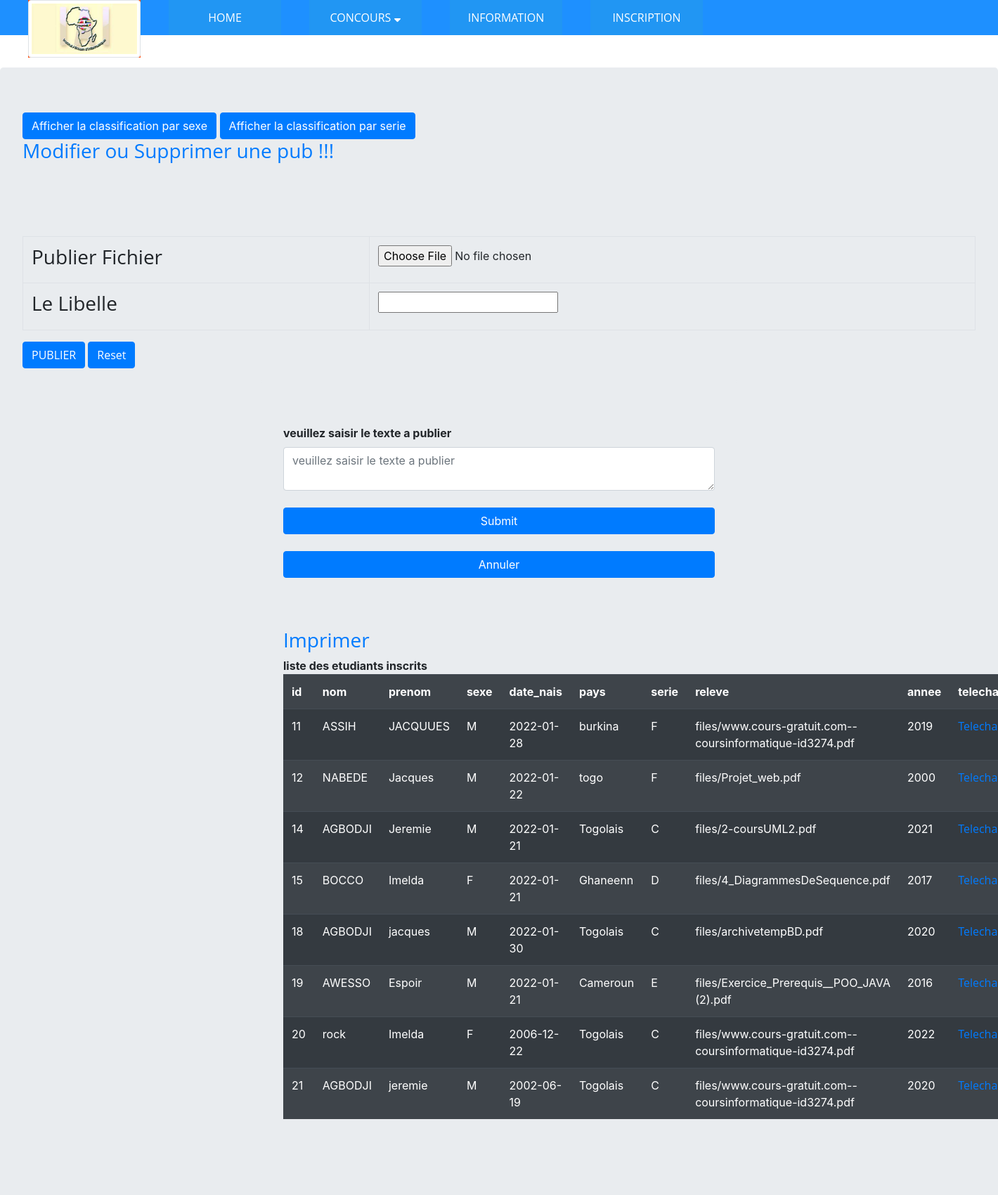
Page /projetweb1/pageAdmin.php on the committed database.
### tables this page shows
CREATE TABLE `inscrisption` (
  `nom` varchar(32) NOT NULL,
  `prenom` varchar(32) NOT NULL,
  `date_nais` date NOT NULL,
  `sexe` varchar(8) NOT NULL,
  `serie_bac` varchar(8) NOT NULL,
  `pays` varchar(8) NOT NULL,
  `releve` varchar(300) NOT NULL,
  `id` int(11) NOT NULL,
  `annee` year(4) NOT NULL
);

### projetweb1/pageAdmin.php (the view, shortened to what this page needs)
<?php
include('head.php');
?>
 <br>
     <br>
     <br>
     <br>
 <div class="col-md-12 offset-md-0 form-group jumbotron mt-10" >
 <input type="button" value="Afficher la classification par sexe" class="btn btn-primary btn-large" onClick="AfficherMasquer()" />
     <input type="button" value="Afficher la classification par serie"class="btn btn-primary btn-large" onClick="AfficherMasquer1()" />
     <br>
     <a href="comAdmin.php"> <h3> Modifier ou Supprimer une pub !!! </a>  </h3>
     <br>
     <br>
     <?php
require "connexionbd.php";
$req2=$bdd->query('select * from inscrisption ');
?>
<br>
<br>
<form method="POST" action="publier.php" enctype="multipart/form-data">
  <table  class="table  table-bordered">
  <tr>
             <td>   <h3>  Publier Fichier  </h3> </td>
             <td> <input type="file" name="fichier"> </td>
        <tr>
             <td> <h3>  Le Libelle  </h3></td>
             <td> <input type="text" name="libelle"> </td>
       </tr>
  </table>
  <p>
    <input type="submit" value="PUBLIER"  class="btn btn-primary btn-low" >
     <input type="reset" name="Annuler"  class="btn btn-primary btn-low">   </p>
</form>
     <div class="col-md-6 offset-md-3 form-group jumbotron mt-0">
<form method="post" action="text.php" enctype="multipart/form-data" >
<div>
    <label for="text"><b> veuillez saisir le texte a publier </b></label>
  <textarea class="form-control" name="info" placeholder="veuillez saisir le texte a publier"></textarea>
  </div>
  <br>
  <input type="submit" name="publier" class="btn btn-primary btn-block"><br>
   <input type="reset" value="Annuler" class="btn btn-primary btn-block"><br>
</form>
<br>
<br>
<div id='imprimer'>
        <a href="#" onClick="imprimer('imprimer')"> <h3> Imprimer </h3> </a>
<table class="table table-dark table-striped">
<b>liste des etudiants inscrits</b>
  <tr>
    <th>id</th>
    <th>nom</th>
    <th>prenom</th>
    <th>sexe</th>
    <th>date_nais</th>
    <th>pays</th>
    <th>serie</th>
    <th>releve</th>
    <th>annee</th>
    <th>telecharger</th>
  </tr>
  <?php
  while($result2=$req2->fetch())
  {
         echo "<tr>
                  <td>".$result2['id']."</td>
                      <td>".$result2['nom']."</td>
                      <td>".$result2['prenom']."</td>
                      <td>".$result2['sexe']."</td>
                      <td>".$result2['date_nais']."</td>
                      <td>".$result2['pays']."</td>
                      <td>".$result2['serie_bac']."</td>
                      <td>".$result2['releve']."</td>
                      <td>".$result2['annee']."</td>";
                      ?>
                      <td> <a href='<?php echo $result2['releve']; ?>' download=''> Telecharger </td> <?php
                echo" </tr>";
  }
  ?>
</table>
</div>
</div>
 </div>
 </body>
 </html>

### projetweb1/head.php (shortened to what this page needs)
<!DOCTYPE html>
<html lang="fr">
<head>
  <link href="style.css" rel="stylesheet" type="text/css">
  <link rel="stylesheet" href="css/bootstrap.css">
  <link rel="stylesheet" href="style.css">
  <link href="https://cdnjs.cloudflare.com/ajax/libs/font-awesome/5.8.2/css/all.css" rel="stylesheet" type="text/css">
</head>
<body>
<div class="my_menu">
 <ul class="menu">
    <li class="logo_li"><a href="#" > <img src="IAI (2).jpg" class="img-thumbnail" alt=""></a></li>
     <li><a href="index.php">HOME</a></li>
     <li><a href="#">CONCOURS <i class="fas fa-sort-down"></i></a>
     </li>
     <li><a href="information.php">INFORMATION</a></li>
     <li><a href="inscription.php">INSCRIPTION</a></li>
 </ul>
 </div>

### projetweb1/style.css (style rules this page uses)
body { margin: 0px; padding: 0px; }
ul { margin: 0px; padding: 0px; }
.my_menu { position: absolute; width: 100%; height: auto; background-color: dodgerblue; }
.menu li { list-style: none; width: 160px; height: 50px; background-color: #2196f3; margin-left: 40px; text-align: center; line-height:50px; float: left; }
.menu li a { color: white; display: block; text-decoration: none; }
.logo_li a { font-size: 30px; background-color: orangered; }
h1,h2,h3,a,p { font-family: 'Open Sans', sans-serif; }

### rows in the picture
inscrisption: id "11", nom "ASSIH", prenom "JACQUUES", sexe "M", date_nais "2022-01-28", pays "burkina", serie_bac "F", releve "files/www.cours-gratuit.com--coursinformatique-id3274.pdf", annee "2019"
inscrisption: id "12", nom "NABEDE", prenom "Jacques", sexe "M", date_nais "2022-01-22", pays "togo", serie_bac "F", releve "files/Projet_web.pdf", annee "2000"
inscrisption: id "14", nom "AGBODJI", prenom "Jeremie", sexe "M", date_nais "2022-01-21", pays "Togolais", serie_bac "C", releve "files/2-coursUML2.pdf", annee "2021"
inscrisption: id "15", nom "BOCCO", prenom "Imelda", sexe "F", date_nais "2022-01-21", pays "Ghaneenn", serie_bac "D", releve "files/4_DiagrammesDeSequence.pdf", annee "2017"
inscrisption: id "18", nom "AGBODJI", prenom "jacques", sexe "M", date_nais "2022-01-30", pays "Togolais", serie_bac "C", releve "files/archivetempBD.pdf", annee "2020"
inscrisption: id "19", nom "AWESSO", prenom "Espoir", sexe "M", date_nais "2022-01-21", pays "Cameroun", serie_bac "E", releve "files/Exercice_Prerequis__POO_JAVA (2).pdf", annee "2016"
inscrisption: id "20", nom "rock", prenom "Imelda", sexe "F", date_nais "2006-12-22", pays "Togolais", serie_bac "C", releve "files/www.cours-gratuit.com--coursinformatique-id3274.pdf", annee "2022"
inscrisption: id "21", nom "AGBODJI", prenom "jeremie", sexe "M", date_nais "2002-06-19", pays "Togolais", serie_bac "C", releve "files/www.cours-gratuit.com--coursinformatique-id3274.pdf", annee "2020"
